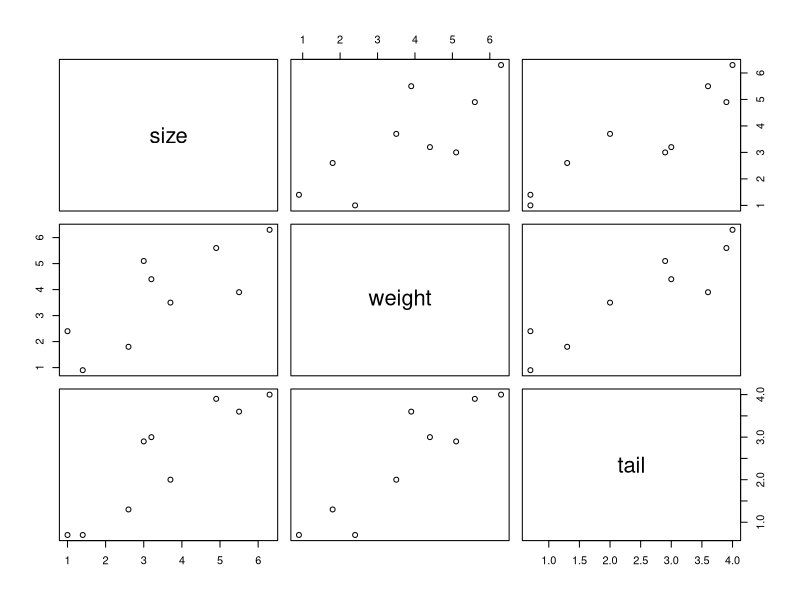

Generate this figure with R: (Note: this script raises an error after producing the figure.)
mouse_data <- data.frame(
  size = c(1.4, 2.6, 1.0, 3.7, 5.5, 3.2, 3.0, 4.9, 6.3),
  weight = c(0.9, 1.8, 2.4, 3.5, 3.9, 4.4, 5.1, 5.6, 6.3),
  tail = c(0.7, 1.3, 0.7, 2.0, 3.6,3.0, 2.9, 3.9, 4.0)
)

#for linear regression, consider any 2 variables
#n variable, n matrices will be created

plot(mouse_data)

multiple.regression <- lm(size ~ weight + tail)
